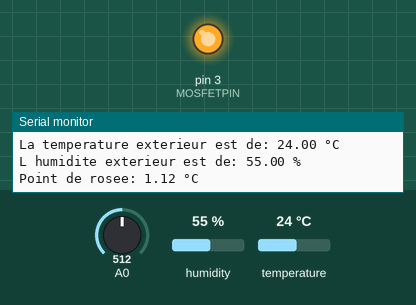
The sketch below on a simulated Arduino Uno, built with avr-gcc and run on an emulated ATmega328P. Shown: output pins drawn as LEDs (lit = HIGH), the last lines printed to the serial monitor. The inputs (shaded band) are chosen by the test bench; at power-on: A0 = 512, humidity 55 %, temperature 24 °C.

Above: at 1.2 s.
1.3 s: A0 set to 610
3.3 s: A0 set to 644
At 5.3 s:
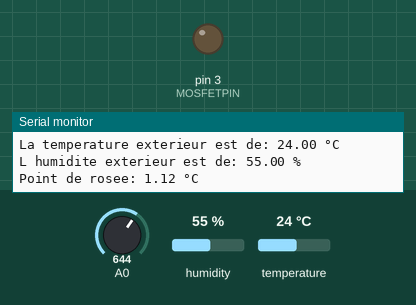
5.7 s: A0 set to 511
At 6.7 s:
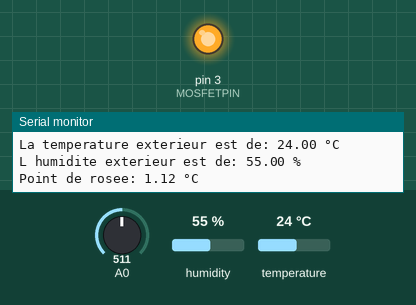
7.8 s: A0 set to 716
At 9.3 s:
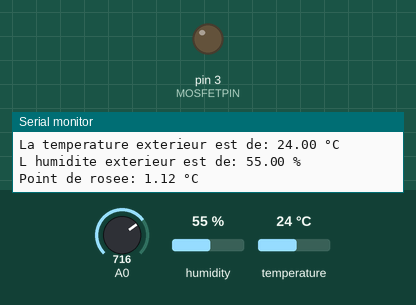
Timing chart, 0 to 10.8 s (numbered marks = the images above; inputs shaded):
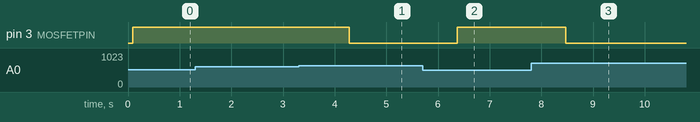

The sketch:

arduino.ino
```cpp
#include "DHT.h"
#include "Adafruit_Sensor.h"

//thermistor
float Uref = 5.0;
float Uthermistor = 0.0;
float Ur1 = 0.0;
float R1 = 10000.0;
float Rthermistor = 0.0;

float refTint = 15.0;

//dht22
#define DHTPIN 2 //pin used by the dht22
#define DHTTYPE DHT22 //define the type of dht we're using

DHT dht (DHTPIN, DHTTYPE); //declaring the sensor

#define MOSFETPIN 3

void setup()
{
  Serial.begin(9600);
  pinMode(DHTPIN, INPUT);
  pinMode(MOSFETPIN, OUTPUT);
  dht.begin();
}

void loop()
{
  Serial.print("La temperature interieur est de: ");
  Serial.print(getTemperature()); //determine the interior temperature by using the thermistor
  Serial.println(" °C");

  Serial.print("La temperature exterieur est de: ");
  Serial.print(getDhtT()); //dht22 temperature return
  Serial.println(" °C");

  Serial.print("L humidite exterieur est de: ");
  Serial.print(getDhtH()); //dht22 temperature return
  Serial.println(" %");

  Serial.print("Point de rosee: ");
  Serial.print(dewPoint());
  Serial.println(" °C");
  Serial.println("");

  if(getTemperature() > refTint)
  {
    digitalWrite(MOSFETPIN, HIGH); //Switch on the fridge
  }

  if(getTemperature() < refTint)
  {
    digitalWrite(MOSFETPIN, LOW); //Switch off the fridge
  }

  if(getTemperature()< dewPoint())
  {
    digitalWrite(MOSFETPIN, LOW); //Switch off the fridge
  }
   delay(2000);

}

//---Thermistor's temperature functions---//

float getUthermistor()
{
  //Get the analog value from 0 to 1023 and convert it into volts
  return (analogRead(A0)*5.0/1024.0);
}

float getUR1()
{
  //Mesh law
  return (Uref - getUthermistor());
}

float getRthermistor()
{
  //Voltage divider
  float tempUt = getUthermistor();
  return ((R1*tempUt/Uref)/(1-(tempUt/Uref)));
}

float getTemperature()
{
  //Steinhart-hart
  return (1/((log(getRthermistor()/10000.0)/3950.0)+(1.0/(25.0 + 273.15))))-273.15;
}

//---DHT22's temperature functions---//

float getDhtT()
{
  return (dht.readTemperature());
}

float getDhtH()
{
  return (dht.readHumidity());
}

//---Dew point function---//

float dewPoint()
{
  float tempDhtT = getDhtT();
  float tempDhtH = getDhtH();
  float tempConstK = ((237.7*tempDhtT)/(17.7+tempDhtT)) + (log(tempDhtH)/100);

  return ((237.7*tempConstK)/(17.27-tempConstK))+273.15 ;
}
```

Measured:
- the behaviour switches between 627 and 628 on A0 (found by bisection; images 0 and 1)
- after the input at 3.3 s, pin 3 (MOSFETPIN): HIGH → LOW after 0.98 s
- after the input at 5.7 s, pin 3 (MOSFETPIN): LOW → HIGH after 0.68 s
- after the input at 7.8 s, pin 3 (MOSFETPIN): HIGH → LOW after 0.67 s
